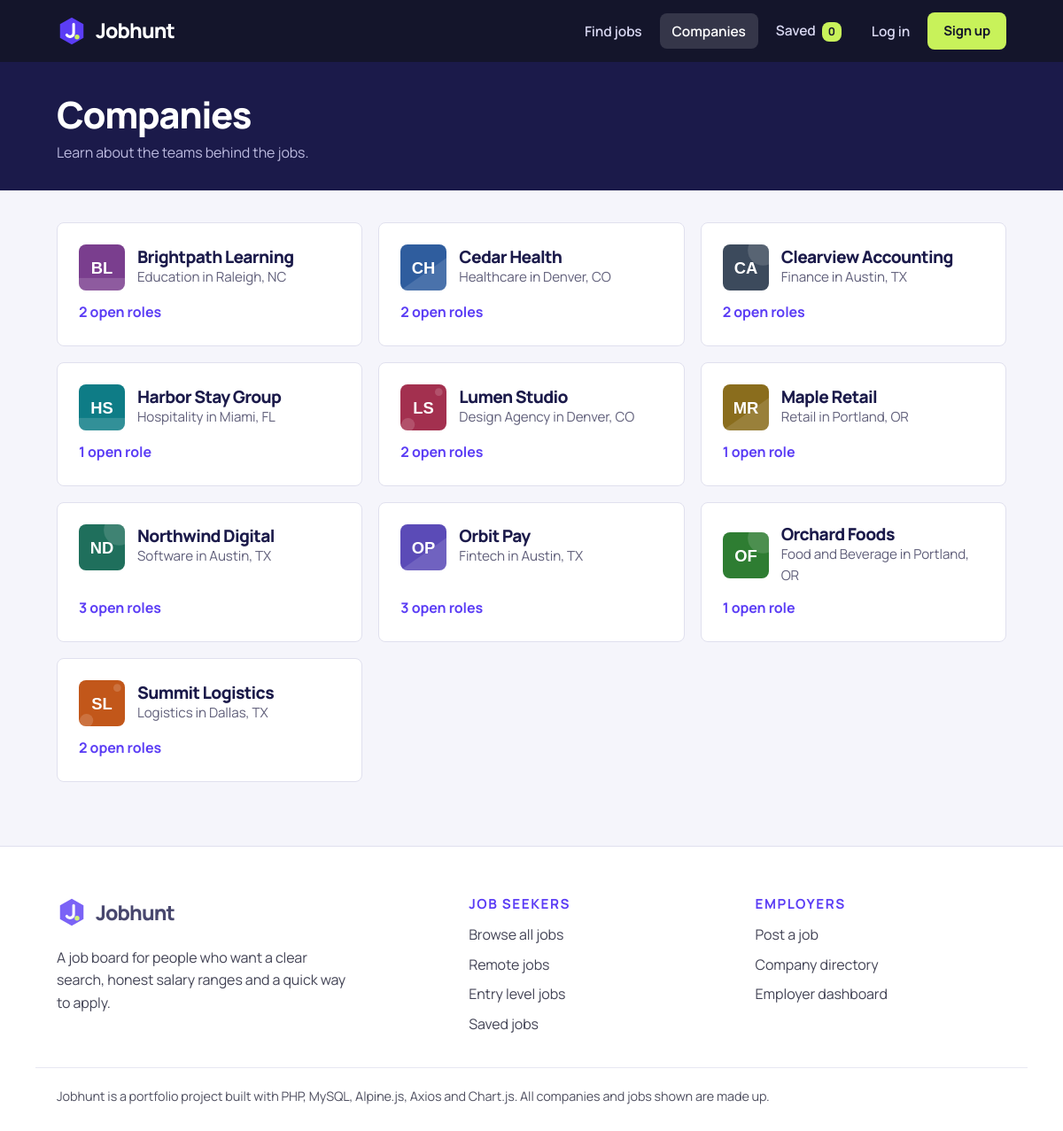
The page /companies.php on the database its author committed.
### tables this page shows
CREATE TABLE companies (
    id INT AUTO_INCREMENT PRIMARY KEY,
    name VARCHAR(150) NOT NULL,
    slug VARCHAR(80) NOT NULL UNIQUE,
    industry VARCHAR(100) NOT NULL,
    location VARCHAR(100) NOT NULL,
    website VARCHAR(200),
    about TEXT,
    size_label VARCHAR(40) NOT NULL DEFAULT '11 to 50 people',
    color VARCHAR(7) NOT NULL DEFAULT '#1F5340',
    shape TINYINT NOT NULL DEFAULT 0
);

### companies.php (the view, shortened to what this page needs)
<?php
require __DIR__ . '/config.php';
$companies = $pdo->query(
    'SELECT c.*, COUNT(j.id) AS open_roles
     FROM companies c LEFT JOIN jobs j ON j.company_id = c.id
     GROUP BY c.id ORDER BY c.name'
)->fetchAll();
require __DIR__ . '/includes/header.php';
?>
<section class="page-head">
    <div class="wrap">
        <h1>Companies</h1>
        <p>Learn about the teams behind the jobs.</p>
    </div>
</section>
<div class="wrap" style="padding-top:36px;padding-bottom:72px">
    <div class="company-grid">
        <?php foreach ($companies as $co): ?>
            <a class="company-card" href="company.php?slug=<?= e($co['slug']) ?>">
                <div class="company-card-top">
                    <?= logo_html($co['name'], $co['slug'], $co['color'], (int) $co['shape'], 52) ?>
                    <div>
                        <h3><?= e($co['name']) ?></h3>
                        <p><?= e($co['industry']) ?> in <?= e($co['location']) ?></p>
                    </div>
                </div>
                <span class="open-roles"><?= (int) $co['open_roles'] ?> open <?= (int) $co['open_roles'] === 1 ? 'role' : 'roles' ?></span>
            </a>
        <?php endforeach; ?>
    </div>
</div>
<?php require __DIR__ . '/includes/footer.php'; ?>

### config.php (shortened to what this page needs)
<?php
function e($value): string {
    return htmlspecialchars((string) $value, ENT_QUOTES, 'UTF-8');
}
function logo_html(string $name, string $slug, string $color, int $shape = 0, int $size = 48, string $base = ''): string {
    $words = preg_split('/\s+/', trim($name));
    $initials = strtoupper(substr($words[0], 0, 1) . (isset($words[1]) ? substr($words[1], 0, 1) : ''));
    $decor = '';
    switch ($shape % 4) {
        case 0:
            $decor = '<circle cx="42" cy="6" r="16" fill="#fff" opacity="0.14"/>';
            break;
        case 1:
            $decor = '<polygon points="0,48 48,14 48,48" fill="#fff" opacity="0.13"/>';
            break;
        case 2:
            $decor = '<circle cx="8" cy="42" r="7" fill="#fff" opacity="0.16"/><circle cx="40" cy="8" r="4" fill="#fff" opacity="0.16"/>';
            break;
        default:
            $decor = '<rect y="35" width="48" height="13" fill="#fff" opacity="0.15"/>';
            break;
    }
    return '<svg class="co-logo" width="' . $size . '" height="' . $size . '" viewBox="0 0 48 48" role="img" aria-label="' . e($name) . ' logo">'
        . '<rect width="48" height="48" fill="' . e($color) . '"/>' . $decor
        . '<text x="24" y="30" text-anchor="middle" font-family="Space Grotesk, Arial, sans-serif" font-size="17" font-weight="700" fill="#fff">' . e($initials) . '</text>'
        . '</svg>';
}

### assets/css/style.css (style rules this page uses)
:root { --ink: #14231C; --forest: #17382B; --forest-2: #1F5340; --mint: #E6F0EB; --mint-2: #D3E6DD; --amber: #F2A33A; --amber-d: #D98A1F; --bg: #F5F7F6; --card: #FFFFFF; --line: #DDE4E0; --muted: #5E6B64; --danger: #B3382C; --ok: #1F7A4F; --radius: 14px; --shadow: 0 1px 2px rgba(20, 35, 28, 0.05), 0 6px 18px rgba(20, 35, 28, 0.05); --shadow-up: 0 2px 4px rgba(20, 35, 28, 0.06), 0 14px 30px rgba(20, 35, 28, 0.10); }
* { box-sizing: border-box; }
html { scroll-behavior: smooth; }
body { margin: 0; background: var(--bg); color: var(--ink); font-family: "Manrope", -apple-system, "Segoe UI", Helvetica, Arial, sans-serif; font-size: 17px; line-height: 1.6; -webkit-font-smoothing: antialiased; }
h1, h2, h3, h4 { font-family: "Manrope", "Trebuchet MS", sans-serif; color: var(--forest); letter-spacing: -0.02em; line-height: 1.15; margin: 0 0 0.5em; }
h1 { font-size: clamp(2.3rem, 5vw, 3.6rem); font-weight: 700; }
h3 { font-size: 1.2rem; font-weight: 600; }
p { margin: 0 0 1em; }
a { color: var(--forest-2); text-decoration: none; }
.wrap { max-width: 1120px; margin: 0 auto; padding: 0 24px; }
.co-logo { display: block; border-radius: 22%; flex-shrink: 0; object-fit: cover; background: #fff; }
.page-head { background: #fff; border-bottom: 1px solid var(--line); padding: 36px 0 30px; }
.page-head h1 { font-size: clamp(1.9rem, 4vw, 2.6rem); margin-bottom: 6px; }
.page-head p { margin: 0; color: var(--muted); }
.company-grid { display: grid; grid-template-columns: repeat(3, 1fr); gap: 18px; }
.company-card { background: var(--card); border: 1px solid var(--line); border-radius: var(--radius); padding: 24px; display: flex; flex-direction: column; gap: 12px; color: var(--ink); transition: transform 0.15s ease, box-shadow 0.15s ease; }
.company-card h3 { margin: 0; }
.company-card p { margin: 0; color: var(--muted); font-size: 0.95rem; }
.company-card .open-roles { margin-top: auto; font-weight: 700; color: var(--forest-2); }
.company-card-top { display: flex; align-items: center; gap: 14px; }
:root { --ink: #14152B; --forest: #1B1A4A; --forest-2: #5B3DF5; --mint: #EEEBFE; --mint-2: #DCD6FC; --amber: #C8F25A; --amber-d: #B3DD3F; --bg: #F5F5FB; --line: #E0E0EE; --muted: #605F7A; --radius: 8px; --shadow: none; --shadow-up: 0 10px 28px rgba(27, 26, 74, 0.14); }
body { font-size: 16px; letter-spacing: -0.005em; }
h1, h2, h3, h4 { letter-spacing: -0.035em; font-weight: 800; }
.cta-band, .category-card, .company-card, .job-card, .panel, .filters, .step, .stat, .table-wrap, .empty-state, .alert, .pagination a, .pagination span { border-radius: 8px; }
.co-logo { border-radius: 8px; }
.page-head { background: #1B1A4A; border-bottom: 0; }
.page-head h1 { color: #fff; }
.page-head p, .breadcrumb, .breadcrumb a { color: #BDBBE0; }

### rows shown on the page
companies: name "BL", name "Brightpath Learning", industry "Education", location "Raleigh, NC", open_roles "2"
companies: name "CH", name "Cedar Health", industry "Healthcare", location "Denver, CO", open_roles "2"
companies: name "CA", name "Clearview Accounting", industry "Finance", location "Austin, TX", open_roles "2"
companies: name "HS", name "Harbor Stay Group", industry "Hospitality", location "Miami, FL", open_roles "1"
companies: name "LS", name "Lumen Studio", industry "Design Agency", location "Denver, CO", open_roles "2"
companies: name "MR", name "Maple Retail", industry "Retail", location "Portland, OR", open_roles "1"
companies: name "ND", name "Northwind Digital", industry "Software", location "Austin, TX", open_roles "3"
companies: name "OP", name "Orbit Pay", industry "Fintech", location "Austin, TX", open_roles "3"
companies: name "OF", name "Orchard Foods", industry "Food and Beverage", location "Portland, OR", open_roles "1"
companies: name "SL", name "Summit Logistics", industry "Logistics", location "Dallas, TX", open_roles "2"

### other values the page prints
$savedCount "0"
